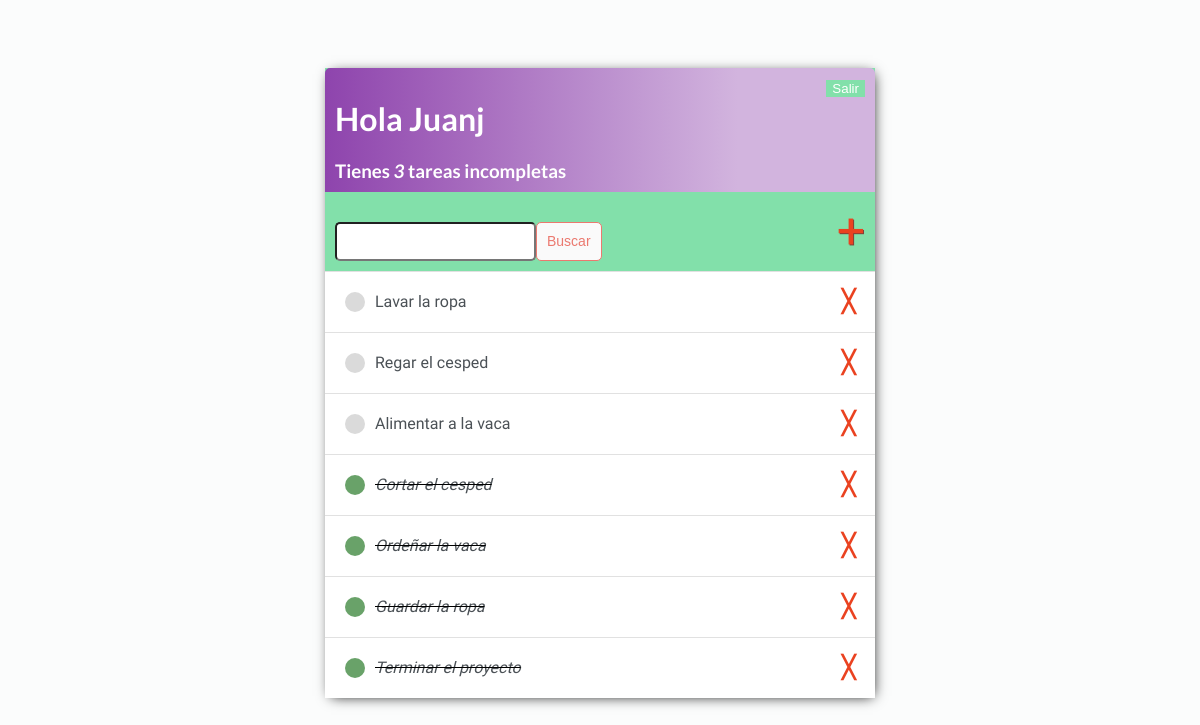
The app's page / (signed in) with its own data.
### base/models.py (models this page shows)
class Tarea(models.Model):
    usuario = models.ForeignKey(User, on_delete=models.CASCADE,
                                null=True,
                                blank=True)
    titulo = models.CharField(max_length=200)
    descripcion = models.TextField(null=True,
                                blank=True)
    completo = models.BooleanField(default=False)
    creado = models.DateTimeField(auto_now_add=True)
    def __str__(self):
        return self.titulo
    class Meta:
        ordering = ['completo']

### base/views.py (the view)
# urls.py: urlpatterns = [path('', ListaPendientes.as_view(), name='tareas'),
class ListaPendientes(LoginRequiredMixin, ListView):
    model = Tarea
    context_object_name = 'tareas'
    def get_context_data(self, **kwargs):
        context = super().get_context_data(**kwargs)
        context['tareas'] = context['tareas'].filter(usuario=self.request.user)
        context['count'] = context['tareas'].filter(completo=False).count()
        valor_buscado = self.request.GET.get('area-buscar') or ''
        if valor_buscado:
            context['tareas'] = context['tareas'].filter(titulo__icontains=valor_buscado)
        context['valor_buscado'] = valor_buscado
        return context

### base/templates/base/tarea_list.html (shortened to what this page needs)
{% extends 'base/principal.html' %}
{% block content %}
<div class="barra-superior">
    <div>
        <h1>
            Hola {{request.user|title}}
        </h1>
        <h3 style="margin:0;">
            Tienes <i>{{count}}</i> tarea{{count|pluralize}} incompleta{{count|pluralize}}
        </h3>
    </div>
    {% if request.user.is_authenticated %}
    <form method="post" action="{% url 'logout' %}">
        <button type="submit">Salir</button>
    </form>
{% else %}
    <a href="{% url 'login' %}">ingresar</a>
{% endif %}
</div>
<div id="envoltorio-agregar-buscar">
    <form action="" method="get" style="margin-top:20px; display:flex;">
        <input type="text" name="area-buscar" value="{{valor_buscado}}">
        <input class="boton" type="submit" value="Buscar">
    </form>
    <a id="enlace-agregar" href="{% url 'crear-tarea'%}">&#x2B;</a>
</div>
<div class="envoltorio-items-tarea">
    {% for tarea in tareas %}
    <div class="envoltorio-tarea">
        {% if tarea.completo %}
        <div class="titulo-tarea">
            <div class="icono-tarea-completa"></div>
            <i><s><a href="{% url 'editar-tarea' tarea.id %}">{{tarea}}</a></s></i>
        </div>
        <a class="enlace-eliminar" href="{% url 'eliminar-tarea' tarea.id %}">&#x2573;</a>
        {% else %}
        <div class="titulo-tarea">
            <div class="icono-tarea-incompleta"></div>
            <a href="{% url 'editar-tarea' tarea.id %}">{{tarea}}</a>
        </div>
        <a class="enlace-eliminar" href="{% url 'eliminar-tarea' tarea.id %}">&#x2573;</a>
        {% endif %}
    </div>
    {% empty %}
    <h3>No hay elementos en la lista</h3>
    {% endfor %}
</div>
{% endblock content %}

### base/templates/base/principal.html (shortened to what this page needs)
<!DOCTYPE html>
<html lang="es">
<head>
</head>
<body>
    <div class="container">
        {% block content %}
        {% endblock content %}
    </div>
</body>
</html>

### base/templates/base/principal.html (style rules this page uses)
body { background-color: #FBFCFC; font-family: "Abel", sans-serif; padding-top:60px; }

### records on screen
Tarea: titulo "Lavar la ropa"
Tarea: titulo "Regar el cesped"
Tarea: titulo "Alimentar a la vaca"
Tarea: titulo "Cortar el cesped"
Tarea: titulo "Ordeñar la vaca"
Tarea: titulo "Guardar la ropa"
Tarea: titulo "Terminar el proyecto"

### other values on screen
{{ request.user|title }} "Juanj"
{{ count }} "3"
